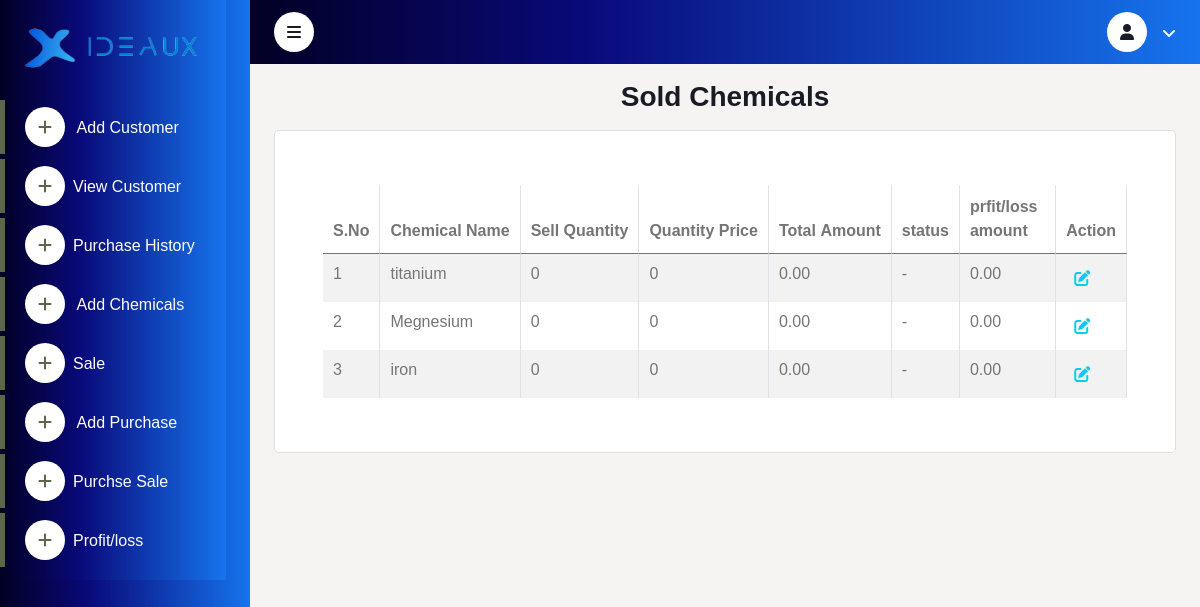
/manu/soldproduct/, run on the app's committed database.
### manu/models.py (models this page shows)
class Product(models.Model):
    manufactured_product=models.CharField(max_length=20)
    manufactured_quantity=models.CharField(max_length=60)
    measure=models.CharField(choices = MEASURE_CHOICES,max_length=60)
    type_name=models.CharField(max_length=20,choices=TYPE_CHOICES,null=True,blank=True)
    total_charge_amount=models.DecimalField(max_digits = 16, decimal_places = 2,default=0)
    raw_material_amount=models.DecimalField(max_digits = 16, decimal_places = 2,default=0)
    sell_status=models.CharField(max_length=20,choices=STATUS_CHOICES,null=True,blank=True)
    status= models.CharField(choices=STATUS_CHOICES,max_length=100, null=True,blank=True)
    price_pro_loss=models.DecimalField(max_digits = 8,decimal_places = 2,default=0)
    total_manufactured_amount=models.DecimalField(max_digits = 16, decimal_places = 2,default=0)
    total_sell_amount=models.DecimalField(max_digits = 16, decimal_places = 2,default=0)
    sub_amount=models.DecimalField(max_digits = 16, decimal_places = 2,default=0)
    unit_purchase_price=models.DecimalField(max_digits = 16, decimal_places = 2,default=0)
    sell_quantity=models.IntegerField(null=True, blank=True,default=0)
    unit_price_manu_product=models.DecimalField(max_digits = 16, decimal_places = 2,default=0)
    quantity_price=models.IntegerField(null=True, blank=True,default=0)
    purchase_price=models.DecimalField(max_digits = 8,decimal_places = 2,default=0)
    created_at = models.DateTimeField(auto_now_add=True)
    updated_at = models.DateTimeField(auto_now=True)

### manu/views.py (the view)
# urls.py: path('soldproduct/', views.soldproduct_details, name='soldproduct_details'),
def soldproduct_details(request):
    product=Product.objects.filter(type_name="Manufactured_product")
    return render(request,"manu/soldproduct_details.html",{'product':product})

### manu/templates/manu/soldproduct_details.html
{% extends 'user/layout.html' %}
{% load static%}
{% block content %}
<div class="container">
    <h3 class="text-center mt-3">Sold Chemicals</h3>
    <div class="card mt-3 p-5">
        <div class="table-responsive">
            <table id="example" class="table table-striped table-bordered table-hover" style="width:100%">
                <thead>
                    <tr>
                        <th rowspan="2">S.No</th>
                        <th rowspan="2">Chemical&nbsp;Name</th>
                        <th rowspan="2">Sell&nbsp;Quantity</th>
                        <th rowspan="2">Quantity&nbsp;Price</th>
                        <th rowspan="2">Total&nbsp;Amount</th>
                        <th rowspan="2">status</th>
                        <th rowspan="2">prfit/loss amount</th>
                        <th rowspan="2">Action</th>
                </thead>
                <tbody>
                     {% for i in product %}
                    <tr>
                        <td>{{forloop.counter}}</td>
                        <td>{{i.manufactured_product}}</td>
                        <td>{{i.sell_quantity}}</td>
                        <td>{{i.quantity_price}}</td>
                        <td>{{i.total_sell_amount}}</td>
                        {% if i.sell_status == 'Profit' %}
                        <td class="text-success">{{i.sell_status}}</td>
                        {% elif i.sell_status == 'Loss' %}
                        <td class="text-danger">{{i.sell_status}}</td>
                        {% else %}
                        <td> - </td>
                        {% endif %}
                        {% if i.sell_status == 'Profit' %}
                        <td class="text-success">{{i.sub_amount}}</td>
                        {% elif i.sell_status == 'Loss' %}
                        <td class="text-danger">{{i.sub_amount}}</td>
                        {% else %}
                        <td >{{i.sub_amount}}</td>
                        {% endif %}
                       <td> <a href="{% url 'sell_product' i.id  %}"><i class="fa-solid fa-pen-to-square p-2 text-info" ></i></a></td>
                    </tr>
                    {% endfor %}
                </tbody>
            </table>
        </div>
    </div>
</div>
</div>
{% endblock content %}

### user/static/css/styles.css (style rules this page uses)
:root { --primary: #bb1e30; --light: #e92a41; --dark: #252525; --blue:rgb(71, 144, 208); }

### data on the page
Product: manufactured_product "titanium", sell_quantity "0", quantity_price "0", total_sell_amount "0.00", sub_amount "0.00"
Product: manufactured_product "Megnesium", sell_quantity "0", quantity_price "0", total_sell_amount "0.00", sub_amount "0.00"
Product: manufactured_product "iron", sell_quantity "0", quantity_price "0", total_sell_amount "0.00", sub_amount "0.00"
